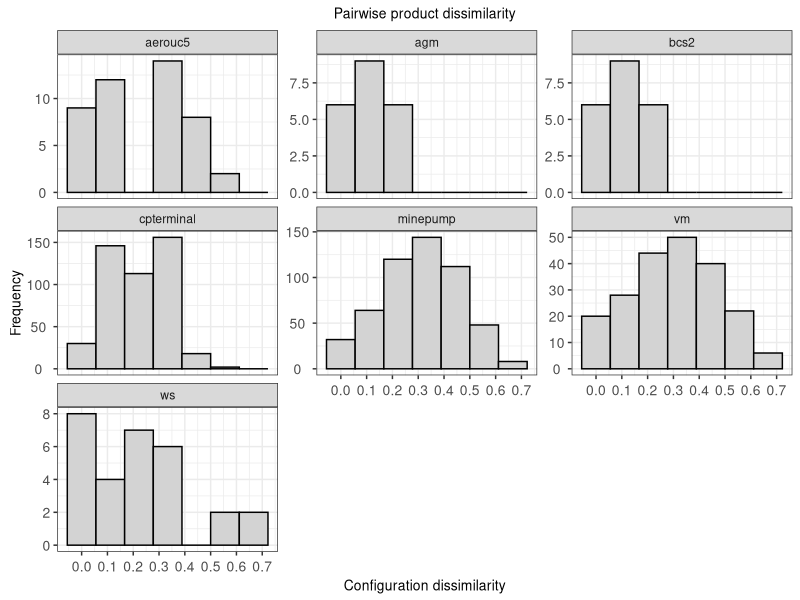
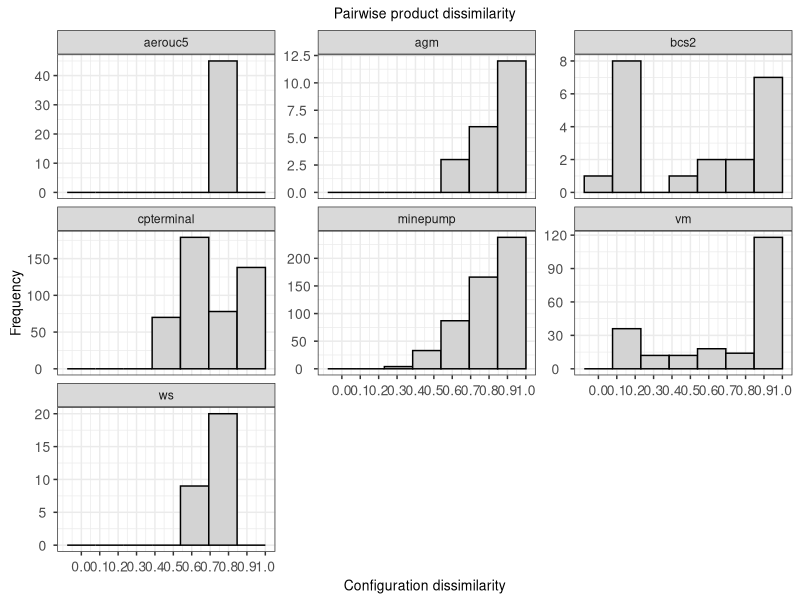
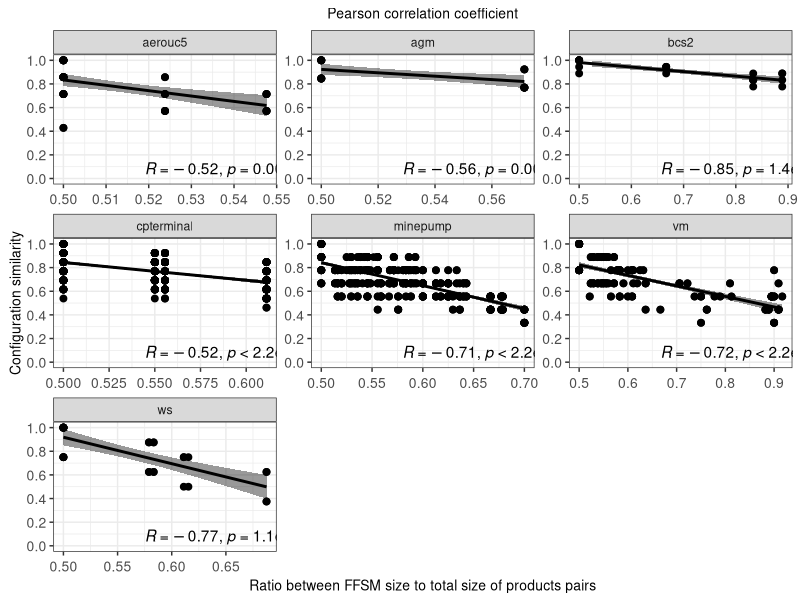
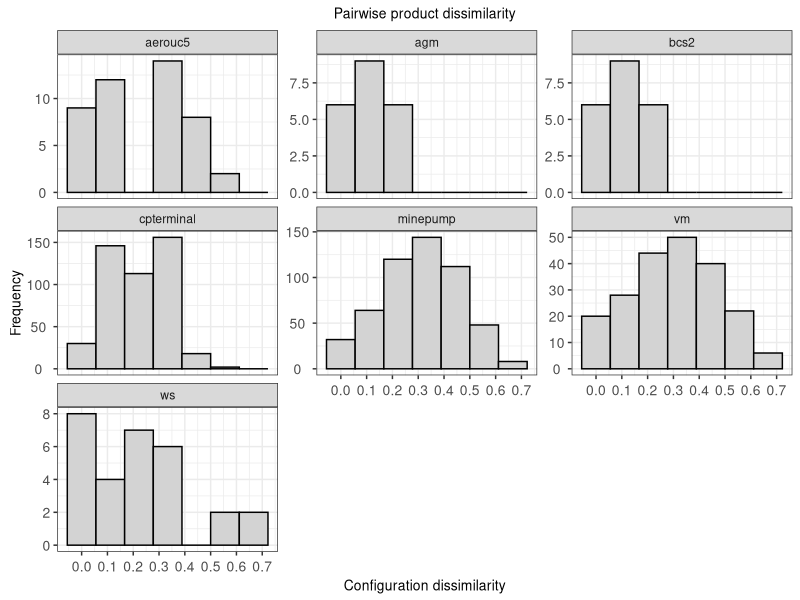
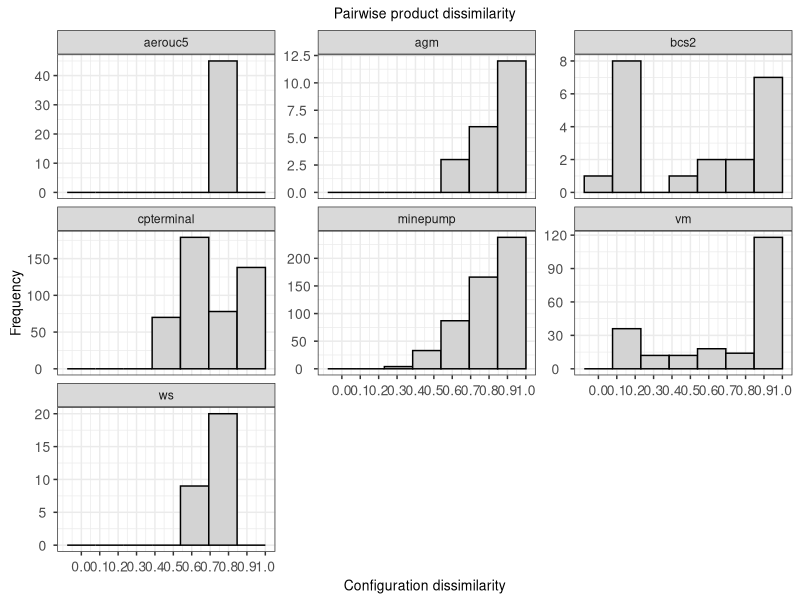
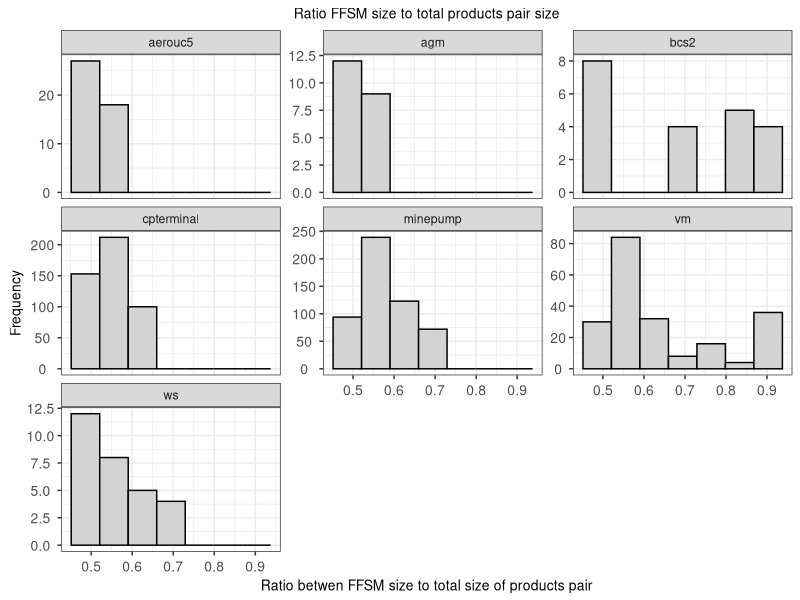
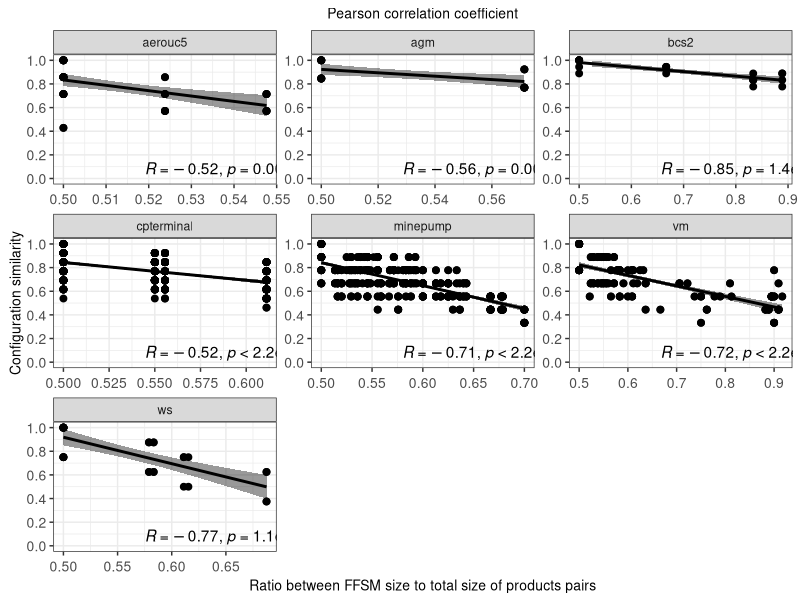

R code for these plots, in order: (Note: this script raises an error after producing the figures.)
list.of.packages <- c("ggpubr","ggrepel","ggplot2","effsize","stringr","reshape","dplyr")

# new.packages <- list.of.packages[!(list.of.packages %in% installed.packages(lib.loc="/home/cdnd1/Rpackages/")[,"Package"])]
# if(length(new.packages)) install.packages(new.packages,lib="/home/cdnd1/Rpackages/")
# lapply(list.of.packages,require,character.only=TRUE, lib.loc="/home/cdnd1/Rpackages/")

new.packages <- list.of.packages[!(list.of.packages %in% installed.packages()[,"Package"])]
if(length(new.packages)) install.packages(new.packages, dependencies = TRUE)
lapply(list.of.packages,require,character.only=TRUE)

rm(new.packages,list.of.packages)

# tab_lst <- NULL
# for (an_spl in c("agm", "vm", "ws", "bcs2")) {
# # for (an_spl in c("agm", "vm", "ws", "bcs2", "aerouc5", "cpterminal", "minepump")) {
#   tab_c<-read.table(paste("./pair_merging_",an_spl,".log",sep = ""),sep="/", header=TRUE)
#   tab_d<-read.table(paste("./pair_dissimilarity_",an_spl,".log",sep = ""),sep="\t", header=TRUE)
#   tab_l<-read.table(paste("./pair_comparelanguages_",an_spl,".log",sep = ""),sep="|", header=TRUE)
#   tab_m<-merge(merge(tab_c,tab_d),tab_l)
#   tab_m$SPL <- an_spl
#   if(is.null(tab_lst)){
#     tab_lst <- tab_m
#   }else{
#     tab_lst <- rbind(tab_lst,tab_m)
#   }
# }
# write.table(tab_lst,"./pair_mdc.tab")
tab_lst<-read.table("./pair_mdc.tab")

# dissimilarity histogram 
p<-ggplot(tab_lst, aes(x=ConfigDissim)) + 
  geom_histogram(color="black", fill="lightgrey", bins=7)+
  labs(x = "Configuration dissimilarity", y = "Frequency", title = "Pairwise product dissimilarity")+
  scale_x_continuous(breaks = seq(0,1,0.1))+
  theme_bw()+
  theme(
    plot.title = element_text(hjust = 0.5, size=10),
    axis.text.x  = element_text(angle = 0,   hjust = 0.5, vjust = 0.5, size=10),
    axis.text.y  = element_text(angle = 0,   hjust = 0.5, vjust = 0.5, size=10),
    axis.title.x  = element_text(angle = 0,  hjust = 0.5, vjust = 0.5, size=10),
    axis.title.y  = element_text(angle = 90, hjust = 0.5, vjust = 0.5, size=10)
  )+facet_wrap(SPL~.,scales = "free_y")
print(p)
filename <- "histogram_dissim.pdf"
ggsave(device=cairo_pdf, filename, width = 8, height = 4, dpi=320)  # ssh plots


# dissimilarity (recall) histogram 
p<-ggplot(tab_lst, aes(x=Recall)) + 
  geom_histogram(color="black", fill="lightgrey", bins=7)+
  labs(x = "Configuration dissimilarity", y = "Frequency", title = "Pairwise product dissimilarity")+
  scale_x_continuous(breaks = seq(0,1,0.1))+
  theme_bw()+
  theme(
    plot.title = element_text(hjust = 0.5, size=10),
    axis.text.x  = element_text(angle = 0,   hjust = 0.5, vjust = 0.5, size=10),
    axis.text.y  = element_text(angle = 0,   hjust = 0.5, vjust = 0.5, size=10),
    axis.title.x  = element_text(angle = 0,  hjust = 0.5, vjust = 0.5, size=10),
    axis.title.y  = element_text(angle = 90, hjust = 0.5, vjust = 0.5, size=10)
  )+facet_wrap(SPL~.,scales = "free_y")
print(p)
filename <- "histogram_recall.pdf"
ggsave(device=cairo_pdf, filename, width = 8, height = 4, dpi=320)  # ssh plots


# ratio size histogram 
p<-ggplot(tab_lst, aes(x=RatioStates)) + 
  geom_histogram(color="black", fill="lightgrey", bins=7)+
  labs(x = "Ratio betwen FFSM size to total size of products pair", y = "Frequency", title = "Ratio FFSM size to total products pair size")+
  scale_x_continuous(breaks = seq(0,1,0.1))+
  theme_bw()+
  theme(
    plot.title = element_text(hjust = 0.5, size=10),
    axis.text.x  = element_text(angle = 0,   hjust = 0.5, vjust = 0.5, size=10),
    axis.text.y  = element_text(angle = 0,   hjust = 0.5, vjust = 0.5, size=10),
    axis.title.x  = element_text(angle = 0,  hjust = 0.5, vjust = 0.5, size=10),
    axis.title.y  = element_text(angle = 90, hjust = 0.5, vjust = 0.5, size=10)
  )+facet_wrap(SPL~.,scales = "free_y")
# p
filename <- "histogram_ratsize.pdf"
ggsave(device=cairo_pdf, filename, width = 8, height = 4, dpi=320)  # ssh plots

tab_lst$ConfigSim <- 1-tab_lst$ConfigDissim
{
  corrMethod<-"pearson"
  # x_col = "Recall"; xlab_txt = "Recall"
  # x_col = "Precision"; xlab_txt = "Precision"
  # x_col = "F.measure"; xlab_txt = "F-Measure"
  x_col = "RatioStates"; xlab_txt = "Ratio between FFSM size to total size of products pairs"
  # y_col <- "RatioFeatures"; ylab_txt <- "Amount of feature sharing";
  y_col <- "ConfigSim"; ylab_txt <- "Configuration similarity";
  # y_col <- "ConfigDissim"; ylab_txt <- "Configuration dissimilarity"; 
  
  y_title <- "Pearson correlation coefficient"
  
  plot<-ggscatter(tab_lst,
                  x = x_col, xlab = xlab_txt,
                  y = y_col, ylab = ylab_txt,
                  title = y_title,
                  add = "reg.line",
                  cor.coeff.args = list(method = corrMethod, label.x.npc = 0.4, label.y.npc = 0.1),
                  conf.int = TRUE, # Add confidence interval
                  cor.coef = TRUE # Add correlation coefficient. see ?stat_cor
  )+
    theme_bw()+
    scale_y_continuous(breaks = seq(0,1,0.2), limits = c(0,1))+
    theme(
      plot.title = element_text(hjust = 0.5, size=10),
      axis.text.x  = element_text(angle = 0,   hjust = 0.5, vjust = 0.5, size=10),
      axis.text.y  = element_text(angle = 0,   hjust = 0.5, vjust = 0.5, size=10),
      axis.title.x  = element_text(angle = 0,  hjust = 0.5, vjust = 0.5, size=10),
      axis.title.y  = element_text(angle = 90, hjust = 0.5, vjust = 0.5, size=10)
    )+facet_wrap(SPL~.,scales = "free")
  
  print(plot)
  # filename <- paste("correlation_",an_spl,".pdf",sep = "")
  # filename <- "correlation.pdf"
  filename <- paste("correlation_",x_col,"_",y_col,".pdf",sep = "")
  ggsave(device=cairo_pdf, filename, width = 8, height = 4, dpi=320)  # ssh plots
}

# all_tabs <- NULL
# for (logId in seq(0,99)) {
#     logId <- str_pad(logId, 2, pad = "0")
#     for (an_spl in c("agm", "vm", "ws", "bcs2")) {
#     # for (an_spl in c("agm", "vm", "ws", "bcs2", "cpterminal", "minepump")) {
#       # for (an_spl in c("agm", "vm", "ws", "bcs2", "aerouc5", "cpterminal", "minepump")) {
#       # for (xmdp in c("gmdp","rndp")) {
#       for (xmdp in c("lmdp","gmdp","rndp")) {
#         for (tsort in c("dis")) {
#           tab<-read.table(paste("./fmeasure/",xmdp,"_",tsort,"_",logId,"_",an_spl,"_l.txt.tab",sep = ""),sep="|", header=TRUE)
#           tab$Index <- seq(nrow(tab))
#           tab$SPL <- an_spl
#           tab$Prioritization <- xmdp
#           tab$ID <- logId
#           tab$Criteria <- tsort
#           if(is.null(all_tabs)) all_tabs <- tab
#           else{
#             all_tabs <- rbind(all_tabs,tab)
#           }
#         }
#       }
#     }
# }
# write.table(all_tabs,"./fmeasure_apfd.tab")
tab_lst<-read.table("./fmeasure_apfd.tab")


summarized_tab <- all_tabs %>%
  group_by(SPL,Prioritization,Criteria,ID) %>%
  summarize(
    sum_Precision = sum(Precision),
    sum_Recall    = sum(Recall),
    sum_Fmeasure  = sum(F.measure),
    len_Precision = length(Precision),
    len_Recall    = length(Recall),
    len_Fmeasure  = length(F.measure),
  )
summarized_df<-data.frame(summarized_tab)

# summarized_df$APFD_Precision  <- 1-summarized_df$sum_Precision/ summarized_df$len_Precision + 1/(2*summarized_df$len_Precision)
# summarized_df$APFD_Recall     <- 1-summarized_df$sum_Recall   / summarized_df$len_Recall    + 1/(2*summarized_df$len_Recall)
# summarized_df$APFD_Fmeasure   <- 1-summarized_df$sum_Fmeasure / summarized_df$len_Fmeasure  + 1/(2*summarized_df$len_Fmeasure)

summarized_df$APFD_Precision <- summarized_df$sum_Precision/summarized_df$len_Precision
summarized_df$APFD_Recall    <- summarized_df$sum_Recall/summarized_df$len_Recall
summarized_df$APFD_Fmeasure  <- summarized_df$sum_Fmeasure/summarized_df$len_Fmeasure


for (a_metric in c('APFD_Precision', 'APFD_Recall', 'APFD_Fmeasure')) {
  plot <- ggplot(data=summarized_df, aes_string(x="Prioritization",y=a_metric)) +
    geom_boxplot(color = "black")+
    stat_boxplot(geom ='errorbar',color = "black")+
    # geom_hline(colour="gray", yintercept=6,linetype="solid") +
    # geom_hline(colour="gray", yintercept=14,linetype="dashed") +
    # geom_hline(colour="gray", yintercept=13,linetype="longdash") +
    # annotate("text",x = 0.650, y = 6, label="Hc AGM" , size = 2)+
    # annotate("text",x = 1.550, y = 14, label="Hc VM" , size = 2)+
    # annotate("text",x = 2.750, y = 13, label="Hc WS" , size = 2)+
    # scale_y_continuous(limits=c(0,1),breaks=seq(0,1,0.1))+
    # scale_fill_brewer(palette="Greens") +
    scale_fill_brewer(palette="Greys") +
    theme_bw() #+facet_wrap(SPL~.,scales = "free")
  print(plot)
  filename <- paste(a_metric,".pdf",sep="")
  ggsave(device=cairo_pdf, filename, width = 6, height = 3, dpi=320)  # ssh plots
}


# {logId<-1
# # for (logId in seq(1,30)) {
#   logId <- str_pad(logId, 2, pad = "0")
#   for (an_spl in unique(all_tabs$SPL)) {
#     sub_tab<-data.frame(all_tabs[(all_tabs$SPL==an_spl & all_tabs$ID==logId),])
#     colnames(sub_tab)
#     # tab_melt <- melt(sub_tab[,c('Index', 'Prioritization', 'Criteria',"Precision","Recall","F.measure")],  id.vars = c('Index', 'Prioritization', 'Criteria'), variable.name = 'Metric')
#     tab_melt <- melt(sub_tab[,c('Index', 'Prioritization', 'Criteria',"Recall")],  id.vars = c('Index', 'Prioritization', 'Criteria'), variable.name = 'Metric')  
#     
#     plot<-ggplot(tab_melt, aes(Index,value)) +
#       geom_line(aes(colour = Criteria))+
#       theme_bw()+
#       scale_y_continuous(breaks = seq(0,1,0.1), limits = c(0,1))+
#       theme(
#         plot.title = element_text(hjust = 0.5, size=10),
#         axis.text.x  = element_text(angle = 0,   hjust = 0.5, vjust = 0.5, size=10),
#         axis.text.y  = element_text(angle = 0,   hjust = 0.5, vjust = 0.5, size=10),
#         axis.title.x  = element_text(angle = 0,  hjust = 0.5, vjust = 0.5, size=10),
#         axis.title.y  = element_text(angle = 90, hjust = 0.5, vjust = 0.5, size=10)
#       )+
#       labs(x = "Number of products analyzed", y="Sensitivity", title = paste('Family model recovering - Sensitivity (',an_spl,' - ID',logId,')',sep = ''))
#     print(plot)
#   }
# }
# tab_melt <- melt(all_tabs[c("Index","Prioritization","Criteria","Recall")] ,  id.vars = c('Index', 'Prioritization', 'Criteria'), variable.name = 'Metric')

# 
# ##########################################################################
# 
# tab_recov<-read.table("recovering_ffsm.tab",sep="\t", header=TRUE)
# tab_recov[,"Products.Analyzed"]<-tab_recov[,"Products.Analyzed"]*100
# plot <- ggplot(data=tab_recov, aes_string(x="Products.Analyzed", y="StatesFFSM",shape="SPL")) +
#   geom_line(stat = "identity",aes_string(linetype="SPL"))+
#   labs(
#     y = "FFSM size",
#     x = "Percentage of products analyzed",
#     title = "Size of the FFSMs recovered"
#     )+
#   scale_x_continuous(breaks = seq(0,100,10)) +
#   scale_y_continuous(breaks = seq(0,15,1))+
#   theme_bw()+
#   geom_hline(colour="gray", yintercept=6,linetype="solid") +
#   geom_hline(colour="gray", yintercept=14,linetype="dashed") +
#   geom_hline(colour="gray", yintercept=13,linetype="longdash") +
#   annotate("text",x = 90, y = 6, label="Hand-crafted AGM" , size = 3)+
#   annotate("text",x = 90, y = 14, label="Hand-crafted VM" , size = 3)+
#   annotate("text",x = 90, y = 13, label="Hand-crafted WS" , size = 3)+
#   theme(
#     # plot.title = element_text(hjust = 0.5, size=9),
#     plot.title = element_blank(),
#     legend.position="top",
#     axis.text.x  = element_text(angle = 0,   hjust = 0.5, vjust = 0.5, size=8),
#     axis.text.y  = element_text(angle = 0,   hjust = 0.5, vjust = 0.5, size=8),
#     axis.title.x  = element_text(angle = 0,  hjust = 0.5, vjust = 0.5, size=8),
#     axis.title.y  = element_text(angle = 90, hjust = 0.5, vjust = 0.5, size=8)
#   )
# 
# plot
# filename <- paste("recovering_ffsm_",an_spl,".pdf",sep = "")
# ggsave(device=cairo_pdf, filename, width = 6, height = 4, dpi=320)  # ssh plots
# 
# 
# 
# 
# # spl_name<-tab_recov$SPL
# spl_name<-gsub("_[0-9]+\\.[a-z]+$","",tab$Reference)
# spl_name<-toupper(gsub("^fsm_","",spl_name))
# tot_prod_siz<-tab$TotalStatesRef+tab$TotalStatesUpdt
# ffsm_siz<-tab$StatesFFSM
# tab_prods<-data.frame(SPL=spl_name,Size=ffsm_siz,Model=rep("FFSM",length(spl_name)))
# tab_prods<-rbind(tab_prods,setNames(data.frame(spl_name,tot_prod_siz,rep("All products",length(spl_name))),names(tab_prods)))
# 
# plot <- ggplot(data=tab_prods, aes_string(x="SPL",y="Size",color="Model",fill="Model")) +
#   geom_boxplot(color = "black")+
#   stat_boxplot(geom ='errorbar',color = "black")+
#   # geom_hline(colour="gray", yintercept=6,linetype="solid") +
#   # geom_hline(colour="gray", yintercept=14,linetype="dashed") +
#   # geom_hline(colour="gray", yintercept=13,linetype="longdash") +
#   # annotate("text",x = 0.650, y = 6, label="Hc AGM" , size = 2)+
#   # annotate("text",x = 1.550, y = 14, label="Hc VM" , size = 2)+
#   # annotate("text",x = 2.750, y = 13, label="Hc WS" , size = 2)+
#   # scale_y_continuous(limits=c(0,30),breaks=seq(0,30,5))+
#   scale_y_continuous(breaks=seq(0,30,5))+
#   # scale_fill_brewer(palette="Greens") +
#   scale_fill_brewer(palette="Greys") +
#   theme_bw() +
#   labs(x = "Software product line", y = "Number of states")
# plot
# filename <- "tot_size_prod.pdf"
# ggsave(device=cairo_pdf, filename, width = 6, height = 3, dpi=320)  # ssh plots
# 
# plot <- ggplot(data=tab_prods[(tab_prods$Model=="FFSM"),], aes_string(x="SPL",y="Size",color="Model",fill="SPL")) +
#   geom_boxplot(color = "black")+
#   stat_boxplot(geom ='errorbar', color = "black")+
#   geom_hline(colour="gray", yintercept=6,linetype="solid") +
#   geom_hline(colour="gray", yintercept=14,linetype="dashed") +
#   geom_hline(colour="gray", yintercept=13,linetype="longdash") +
#   annotate("text",x = 1.0, y = 6, label="Hand-crafted AGM" , size = 2.5)+
#   annotate("text",x = 2.0, y = 14, label="Hand-crafted VM" , size = 2.5)+
#   annotate("text",x = 3.0, y = 13, label="Hand-crafted WS" , size = 2.5)+
#   scale_y_continuous(limits=c(0,23),breaks=seq(0,23,2))+
#   # scale_fill_grey() +
#   scale_fill_brewer(palette="Greys") +
#   theme_bw()+
#   theme(
#     legend.position="none"Château de Chambord
#   )+
#   labs(x = "Software product line", y = "Number of states")
# 
# plot
# filename <- "tot_size_prod_2.pdf"
# ggsave(device=cairo_pdf, filename, width = 4.5, height = 3, dpi=320)  # ssh plots
# 
# 
# ffsm_orig_size<-list()
# ffsm_orig_size[["AGM"]]<-21
# ffsm_orig_size[["VM"]]<-14
# ffsm_orig_size[["WS"]]<-13
# for (variable in unique(spl_name)) {
#   tmp_tab<-tab_prods[tab_prods$SPL==variable,]
#   wilc_val<-wilcox.test(tmp_tab[tmp_tab$Model=="All products","Size"],tmp_tab[tmp_tab$Model=="FFSM","Size"])
#   print(paste(variable," p-value = ",wilc_val$p.value))
#   vd_val<-VD.A(tmp_tab$Size,tmp_tab$Model)
#   print(paste(variable," Â = ",vd_val$estimate,"(",vd_val$magnitude,")"))
# }
# 
# for (variable in unique(spl_name)) {
#   tmp_tab<-tab_prods[tab_prods$SPL==variable,]
#   subtmp_tab<-tmp_tab[tmp_tab$Model=="FFSM",]
#   subtmp_tab<-rbind(subtmp_tab,setNames(data.frame(rep(variable,length(subtmp_tab)),rep(ffsm_orig_size[[variable]],length(subtmp_tab)),"Original Size"),names(subtmp_tab)))
#   subtmp_tab$Model<-droplevels(subtmp_tab$Model)
#   wilc_val<-wilcox.test(subtmp_tab[subtmp_tab$Model=="FFSM","Size"],subtmp_tab[subtmp_tab$Model=="Original Size","Size"])
#   print(paste(variable," p-value = ",wilc_val$p.value))
#   vd_val<-VD.A(subtmp_tab$Size,subtmp_tab$Model)
#   print(paste(variable," Â = ",vd_val$estimate,"(",vd_val$magnitude,")"))
# }
# 
